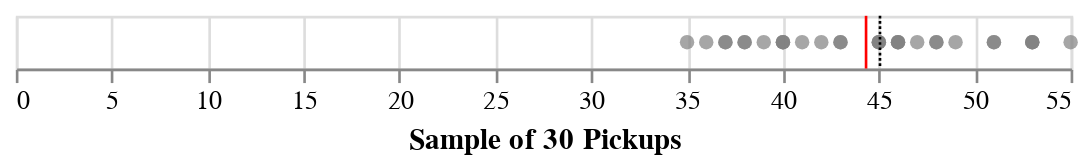

Write notebook code for a chart like this one.
### Markdown cell above
We can also look at a dot plot of the sample drawn from the population. We'll add a vertical rule indicating the **sample mean** in red:

### Code cell
df = pd.DataFrame(data = {"sample_pickups" : sample_pickups})

sample_dot_chart = alt.Chart(df).mark_circle(color="gray").encode(
    alt.X("sample_pickups", axis=alt.Axis(title="Sample of 30 Pickups"))
)

sample_mean_chart = alt.Chart(df).mark_rule(color="red").encode(
    x="mean(sample_pickups)"
)

sample_chart = sample_dot_chart + sample_mean_chart + pop_mean_chart

sample_chart

### Figure 1 — Vega-Lite specification as saved in the notebook (floating-point values rounded to 4 significant figures; data arrays with more than 128 entries replaced by an {"elided": "..."} marker saying what was removed)
{"config": {"view": {"continuousWidth": 400, "continuousHeight": 300}}, "layer": [{"mark": {"type": "circle", "color": "gray"}, "encoding": {"x": {"axis": {"title": "Sample of 30 Pickups"}, "field": "sample_pickups", "type": "quantitative"}}}, {"mark": {"type": "rule", "color": "red"}, "encoding": {"x": {"aggregate": "mean", "field": "sample_pickups", "type": "quantitative"}}}, {"data": {"name": "data-1fd8b77836e43b9a24c819d785d20901"}, "mark": {"type": "rule", "color": "black", "strokeDash": [1, 1]}, "encoding": {"x": {"aggregate": "mean", "field": "pop_pickups", "type": "quantitative"}}}], "data": {"name": "data-010147d068551d145b49c3c231f974cb"}, "$schema": "https://vega.github.io/schema/vega-lite/v4.17.0.json", "datasets": {"data-010147d068551d145b49c3c231f974cb": [{"sample_pickups": 46}, {"sample_pickups": 45}, {"sample_pickups": 35}, {"sample_pickups": 49}, {"sample_pickups": 55}, {"sample_pickups": 42}, {"sample_pickups": 41}, {"sample_pickups": 40}, {"sample_pickups": 48}, {"sample_pickups": 51}, {"sample_pickups": 37}, {"sample_pickups": 37}, {"sample_pickups": 43}, {"sample_pickups": 45}, {"sample_pickups": 53}, {"sample_pickups": 39}, {"sample_pickups": 40}, {"sample_pickups": 46}, {"sample_pickups": 38}, {"sample_pickups": 48}, {"sample_pickups": 53}, {"sample_pickups": 38}, {"sample_pickups": 47}, {"sample_pickups": 45}, {"sample_pickups": 46}, {"sample_pickups": 51}, {"sample_pickups": 36}, {"sample_pickups": 43}, {"sample_pickups": 40}, {"sample_pickups": 53}], "data-1fd8b77836e43b9a24c819d785d20901": {"elided": "5000 records"}}}
